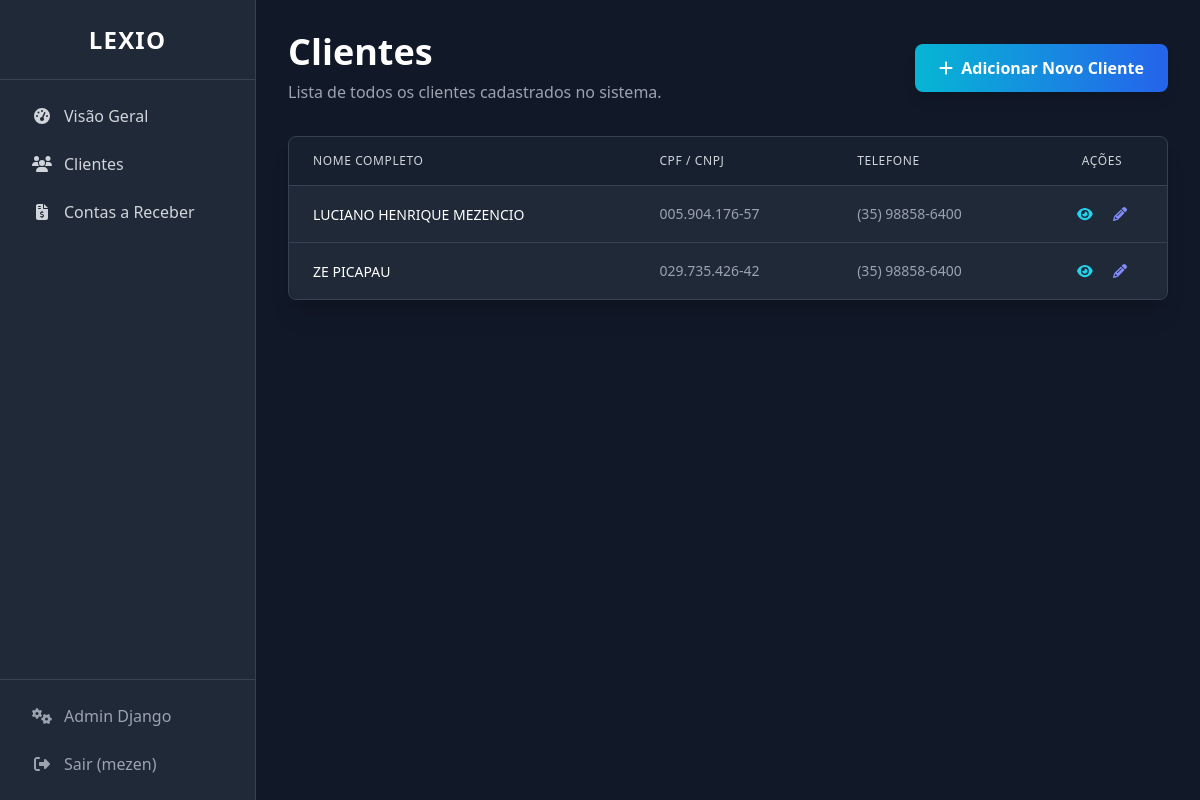
The page /dashboard/clientes/ (signed in) on the database its author committed.
### financeiro/models.py (models this page shows, shortened)
class Cliente(models.Model):
    nome_completo: str = models.CharField(max_length=200, verbose_name="Nome Completo")
    cpf_cnpj: Union[str, None] = models.CharField(max_length=18, blank=True, null=True, verbose_name="CPF/CNPJ")
    telefone: str = models.CharField(max_length=20, verbose_name="Telefone")
    email: Union[str, None] = models.EmailField(blank=True, null=True, verbose_name="E-mail")
    endereco: Union[str, None] = models.TextField(blank=True, null=True, verbose_name="Endereço")
    observacoes: Union[str, None] = models.TextField(blank=True, null=True, verbose_name="Observações")
    ativo: bool = models.BooleanField(default=True, verbose_name="Cliente Ativo")
    created_at: date = models.DateTimeField(auto_now_add=True, verbose_name="Criado em")
    updated_at: date = models.DateTimeField(auto_now=True, verbose_name="Atualizado em")
    objects = ClienteManager()
    class Meta:
        verbose_name = "Cliente"
        verbose_name_plural = "Clientes"
        ordering = ['nome_completo']

### financeiro/views.py (the view)
# urls.py: path('clientes/', views.cliente_list, name='cliente_list'),
@login_required
def cliente_list(request):
    clientes = Cliente.objects.all().order_by('nome_completo')
    return render(request, 'financeiro/cliente_list.html', {'clientes': clientes})

### theme/templates/financeiro/cliente_list.html (shortened to what this page needs)
{% extends "base_interno.html" %}
{% block content %}
<div class="flex flex-col md:flex-row md:items-center md:justify-between mb-8">
    <div>
        <h1 class="text-4xl font-bold text-white mb-2">Clientes</h1>
        <p class="text-gray-400">Lista de todos os clientes cadastrados no sistema.</p>
    </div>
    <div class="mt-4 md:mt-0">
        <a href="{% url 'financeiro:cliente_create' %}" class="inline-flex items-center px-6 py-3 bg-gradient-to-r from-cyan-500 to-blue-600 hover:from-cyan-600 hover:to-blue-700 text-white font-bold rounded-lg shadow-lg hover:shadow-xl transition-all duration-300 transform hover:scale-105">
            <i class="fas fa-plus mr-2"></i> Adicionar Novo Cliente
        </a>
    </div>
</div>
<div class="bg-gray-800 rounded-lg shadow-xl border border-gray-700 overflow-hidden">
    {% if clientes %}
    <div class="overflow-x-auto">
        <table class="min-w-full divide-y divide-gray-700">
            <thead class="bg-gray-900/50">
                <tr>
                    <th scope="col" class="px-6 py-4 text-left text-xs font-medium text-gray-300 uppercase tracking-wider">Nome Completo</th>
                    <th scope="col" class="px-6 py-4 text-left text-xs font-medium text-gray-300 uppercase tracking-wider">CPF / CNPJ</th>
                    <th scope="col" class="px-6 py-4 text-left text-xs font-medium text-gray-300 uppercase tracking-wider">Telefone</th>
                    <th scope="col" class="px-6 py-4 text-center text-xs font-medium text-gray-300 uppercase tracking-wider">Ações</th>
                </tr>
            </thead>
            <tbody class="bg-gray-800 divide-y divide-gray-700">
                {% for cliente in clientes %}
                <tr class="hover:bg-gray-700/50 transition-colors">
                    <td class="px-6 py-4 whitespace-nowrap"><a href="{% url 'financeiro:cliente_detail' pk=cliente.pk %}" class="text-sm font-medium text-white hover:text-cyan-400">{{ cliente.nome_completo }}</a></td>
                    <td class="px-6 py-4 whitespace-nowrap text-sm text-gray-400">{{ cliente.cpf_cnpj|default:"Não informado" }}</td>
                    <td class="px-6 py-4 whitespace-nowrap text-sm text-gray-400">{{ cliente.telefone|default:"Não informado" }}</td>
                    <td class="px-6 py-4 whitespace-nowrap text-center text-sm font-medium">
                        <a href="{% url 'financeiro:cliente_detail' pk=cliente.pk %}" class="text-cyan-400 hover:text-cyan-300 transition-colors" title="Ver Detalhes"><i class="fas fa-eye"></i></a>
                        <a href="{% url 'financeiro:cliente_update' pk=cliente.pk %}" class="ml-4 text-indigo-400 hover:text-indigo-300 transition-colors" title="Editar Cliente"><i class="fas fa-pencil-alt"></i></a>
                    </td>
                </tr>
                {% endfor %}
            </tbody>
        </table>
    </div>
    {% else %}
    <div class="text-center py-16">
        <h3 class="mt-4 text-xl font-medium text-gray-400">Nenhum cliente cadastrado</h3>
        <p class="mt-2 text-sm text-gray-500">Comece adicionando o seu primeiro cliente.</p>
    </div>
    {% endif %}
</div>
{% endblock %}

### theme/templates/base_interno.html (shortened to what this page needs)
<!DOCTYPE html>
<html lang="pt-br">
<head>
    <script src="https://cdn.tailwindcss.com"></script>
</head>
<body class="flex h-screen bg-gray-900 text-gray-200 font-sans">
    <aside class="w-64 flex-shrink-0 bg-gray-800 border-r border-gray-700 flex flex-col">
        <div class="h-20 flex items-center justify-center border-b border-gray-700">
            <h1 class="text-2xl font-bold text-white tracking-wider">LEXIO</h1>
        </div>
        <nav class="flex-grow p-4">
            <ul class="space-y-2">
                <li>
                    <a href="{% url 'financeiro:dashboard' %}" class="flex items-center px-4 py-2 text-gray-300 hover:bg-cyan-600 hover:text-white rounded-lg transition-colors">
                        <i class="fas fa-tachometer-alt fa-fw w-6"></i>
                        <span class="ml-3">Visão Geral</span>
                    </a>
                </li>
                <li>
                    <a href="{% url 'financeiro:cliente_list' %}" class="flex items-center px-4 py-2 text-gray-300 hover:bg-cyan-600 hover:text-white rounded-lg transition-colors">
                        <i class="fas fa-users fa-fw w-6"></i>
                        <span class="ml-3">Clientes</span>
                    </a>
                </li>
                <li>
                    <a href="{% url 'financeiro:conta_list' %}" class="flex items-center px-4 py-2 text-gray-300 hover:bg-cyan-600 hover:text-white rounded-lg transition-colors">
                        <i class="fas fa-file-invoice-dollar fa-fw w-6"></i>
                        <span class="ml-3">Contas a Receber</span>
                    </a>
                </li>
            </ul>
        </nav>
        <div class="p-4 border-t border-gray-700">
             <a href="{% url 'admin:index' %}" target="_blank" class="flex items-center px-4 py-2 text-gray-400 hover:bg-gray-700 hover:text-white rounded-lg transition-colors">
                <i class="fas fa-cogs fa-fw w-6"></i>
                <span class="ml-3">Admin Django</span>
            </a>
            {% if user.is_authenticated %}
            <form method="post" action="{% url 'logout' %}">
                <button type="submit" class="w-full flex items-center mt-2 px-4 py-2 text-gray-400 hover:bg-red-900/50 hover:text-red-400 rounded-lg transition-colors text-left">
                    <i class="fas fa-sign-out-alt fa-fw w-6"></i>
                    <span class="ml-3">Sair ({{ user.username }})</span>
                </button>
            </form>
            {% endif %}
        </div>
    </aside>
    <main class="flex-1 overflow-y-auto p-6 md:p-8">
        {% block content %}{% endblock %}
    </main>
</body>
</html>

### theme/templates/base_interno.html (style rules this page uses)
body { background-color: #111827; }

### rows shown on the page
Cliente: nome_completo "LUCIANO HENRIQUE MEZENCIO", cpf_cnpj "005.904.176-57", telefone "(35) 98858-6400"
Cliente: nome_completo "ZE PICAPAU", cpf_cnpj "029.735.426-42", telefone "(35) 98858-6400"

### other values the page prints
{{ user.username }} "mezen"
